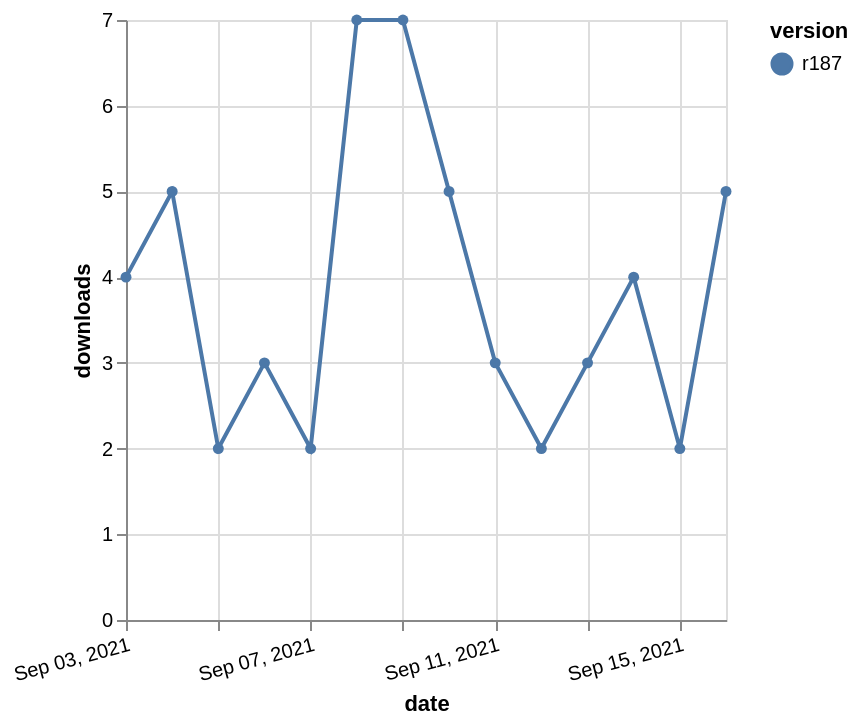

Specify this chart in Vega-Lite:
### Vega-Lite specification from a JSON file in a GitHub repository (floating-point values rounded to 4 significant figures)
{"$schema": "https://vega.github.io/schema/vega-lite/v5.json", "description": "A simple bar chart with embedded data.", "data": {"values": [{"date": "2021-09-03", "total": 4624, "delta": 4, "version": "r187"}, {"date": "2021-09-04", "total": 4629, "delta": 5, "version": "r187"}, {"date": "2021-09-05", "total": 4631, "delta": 2, "version": "r187"}, {"date": "2021-09-06", "total": 4634, "delta": 3, "version": "r187"}, {"date": "2021-09-07", "total": 4636, "delta": 2, "version": "r187"}, {"date": "2021-09-08", "total": 4643, "delta": 7, "version": "r187"}, {"date": "2021-09-09", "total": 4650, "delta": 7, "version": "r187"}, {"date": "2021-09-10", "total": 4655, "delta": 5, "version": "r187"}, {"date": "2021-09-11", "total": 4658, "delta": 3, "version": "r187"}, {"date": "2021-09-12", "total": 4660, "delta": 2, "version": "r187"}, {"date": "2021-09-13", "total": 4663, "delta": 3, "version": "r187"}, {"date": "2021-09-14", "total": 4667, "delta": 4, "version": "r187"}, {"date": "2021-09-15", "total": 4669, "delta": 2, "version": "r187"}, {"date": "2021-09-16", "total": 4674, "delta": 5, "version": "r187"}]}, "width": "container", "mark": {"type": "line", "point": {"filled": true}}, "encoding": {"x": {"field": "date", "type": "temporal", "timeUnit": "yearmonthdate", "title": "date", "axis": {"labelAngle": -15}}, "y": {"field": "delta", "type": "quantitative", "title": "downloads"}, "color": {"field": "version", "type": "nominal"}, "tooltip": {"field": "delta"}}}
